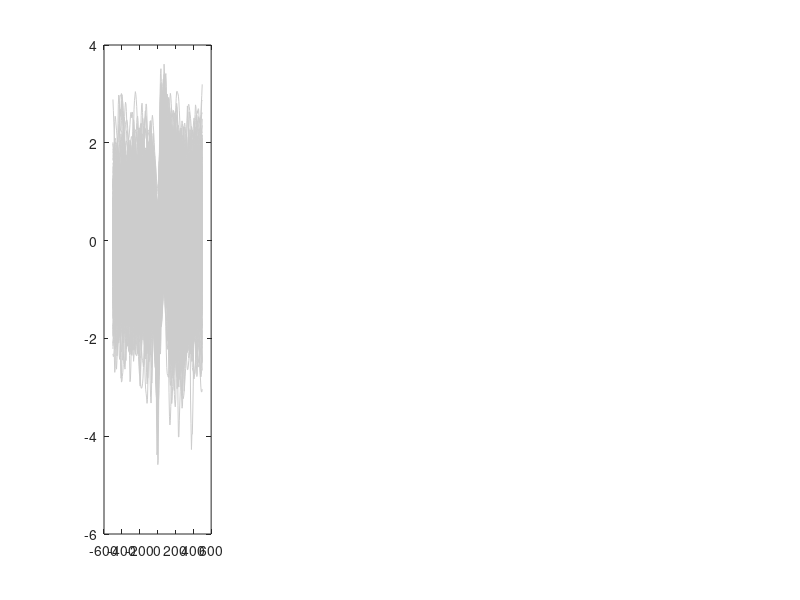

This figure's MATLAB source: (Note: this script raises an error after producing the figure.)
%{ 

    Analyze features of slow wave across IED efficiency states
    
    Inputs:
    waveforms = 18x1 cell (each row = spikes from one 30-min segment)
    High efficiency = first 6 segments, Int = next 6, Low = last 6

%}

home_dir = pwd;

%% Load sample data (Fig. 6)
load('ModularLatency_sampledata_slowwavemorphology.mat');

%Encode number of spikes in each segment
%Extract all spike waveforms
spike_N = zeros(18,1);
allspikes = [];
for s_i = 1:18
    spike_N(s_i,1)=size(waveforms{s_i,1},1);
    allspikes=[allspikes;waveforms{s_i,1}];
end

%Number of spikes in high/int/low
n_higheff = sum(spike_N(1:6));
n_inteff = sum(spike_N(7:12));
n_loweff = sum(spike_N(13:18));

%ID vector encoding high/int/low
spike_id = [repmat(1,n_higheff,1);repmat(2,n_inteff,1);repmat(3,n_loweff,1)];

%Subset to lowest random matched number
subset=min([n_higheff,n_inteff,n_loweff]);
spikes_higheff=allspikes(spike_id==1,:);spikes_higheff=spikes_higheff(randperm(n_higheff,subset),:);
spikes_inteff=allspikes(spike_id==2,:);spikes_inteff=spikes_inteff(randperm(n_inteff,subset),:);
spikes_loweff=allspikes(spike_id==3,:);spikes_loweff=spikes_loweff(randperm(n_loweff,subset),:);

%Convert to zscores
spikes_higheff=zscore(spikes_higheff')';
spikes_inteff=zscore(spikes_inteff')';
spikes_loweff=zscore(spikes_loweff')';

%Plot spikes by efficiency state
figure
subplot(141); 
plot(linspace(-500,500,200),spikes_higheff','col',[0.8 0.8 0.8]); hold on;
plot(linspace(-500,500,200),nanmean(spikes_higheff,1),'r','linewidth',2)
xlabel('Time (ms)'); ylabel('Amplitude (Z)'); title('High Efficiency')
set(gca,'ylim',[-5 5])

subplot(142); 
plot(linspace(-500,500,200),spikes_inteff','col',[0.8 0.8 0.8]); hold on;
plot(linspace(-500,500,200),nanmean(spikes_inteff,1),'k','linewidth',2)
xlabel('Time (ms)'); ylabel('Amplitude (Z)'); title('Intermediate Efficiency')
set(gca,'ylim',[-5 5])

subplot(143); 
plot(linspace(-500,500,200),spikes_loweff','col',[0.8 0.8 0.8]); hold on;
plot(linspace(-500,500,200),nanmean(spikes_loweff,1),'b','linewidth',2)
xlabel('Time (ms)'); ylabel('Amplitude (Z)'); title('Low Efficiency')
set(gca,'ylim',[-5 5])

%Analyze spike morphology of grand-averaged waveforms
[sw_dur_high,sw_auc_high,sw_amp_high] = ModularLatency_spikemorphology(nanmean(spikes_higheff,1),200);
[sw_dur_int,sw_auc_int,sw_amp_int] = ModularLatency_spikemorphology(nanmean(spikes_inteff,1),200);
[sw_dur_low,sw_auc_low,sw_amp_low] = ModularLatency_spikemorphology(nanmean(spikes_loweff,1),200);

subplot(144); 
plot(linspace(-500,500,200),nanmean(spikes_higheff,1),'r','linewidth',2); hold on;
plot(linspace(-500,500,200),nanmean(spikes_inteff,1),'k','linewidth',2); hold on;
plot(linspace(-500,500,200),nanmean(spikes_loweff,1),'b','linewidth',2); hold on;
line([-500 500],[0 0],'col','k');
set(gca,'ylim',[-2 2],'xlim',[-500 500],'fontsize',8)
xlabel('Time (ms)'); ylabel('Amplitude (Z)'); title('Grand Average Waveforms')
